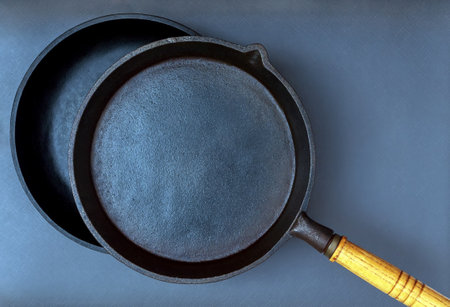
#> input picture Aparna/Gausseisen.jpg, 450 x 307 px, found by its file name
$ jupyter execute --allow-errors Exercise_03.ipynb   (older library calls are emulated)
#> lines starting #> are read from the running program, lines starting #| are printed output that depends on the picture
[cell 1]
import cv2
import numpy as np
import matplotlib.pyplot as plt

[cell 2]
def laplacian_filter(image):
    laplacian_result = cv2.Laplacian(image, cv2.CV_64F)
    laplacian_result = cv2.convertScaleAbs(laplacian_result)

    return laplacian_result

[cell 3]
# Load the original image
image_path = r".\Gausseisen.jpg"
original_image = cv2.imread(image_path)
#> original_image is the input picture: shape (307, 450, 3); mean B, G, R 111.8, 92.2, 74.6

[cell 4]
# Convert the image to grayscale
gray_image = cv2.cvtColor(original_image, cv2.COLOR_BGR2GRAY)
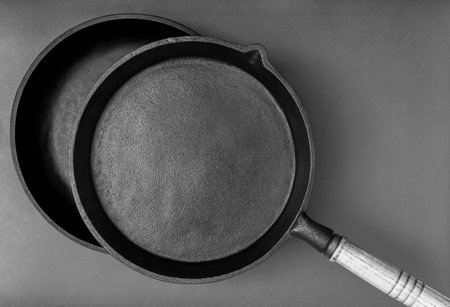
#> gray_image: shape (307, 450); min 0, max 246, mean 89.2

# Sharpen the image with default k=1
#> (the rest of this cell did not finish here and is left out)
